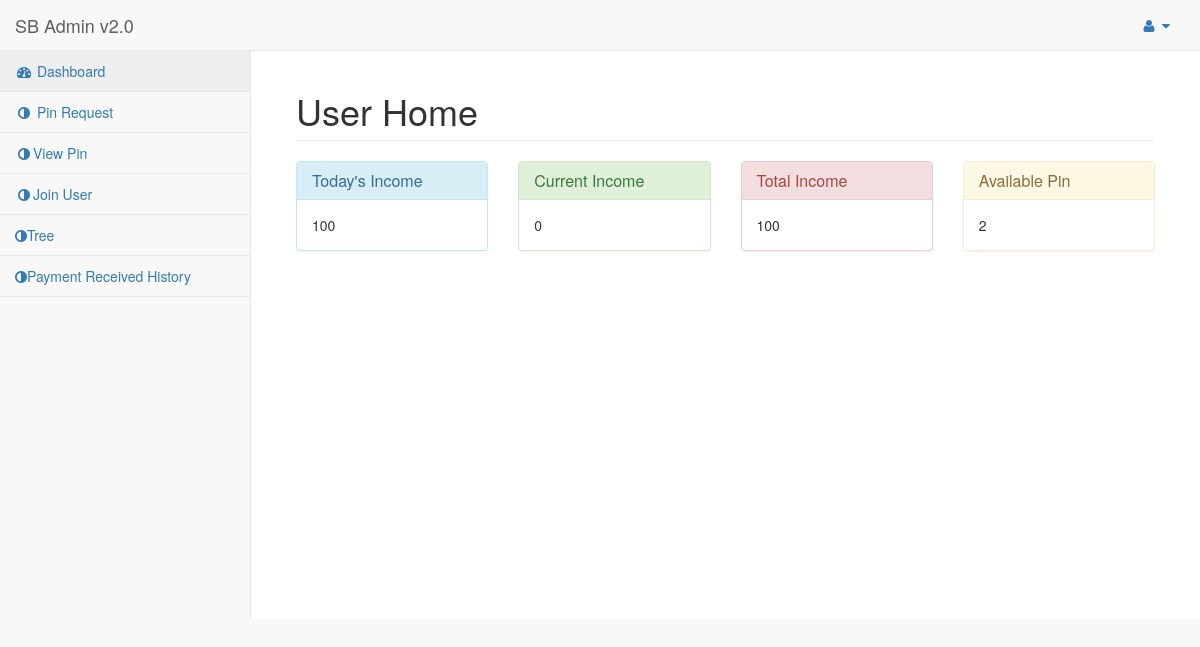
The page /home.php (signed in) on the database its author committed.
### tables this page shows
CREATE TABLE `income` (
  `id` int(11) NOT NULL,
  `userid` varchar(50) DEFAULT NULL,
  `day_bal` int(11) DEFAULT 0,
  `current_bal` int(11) DEFAULT 0,
  `total_bal` int(11) DEFAULT 0
);

### home.php (the view, shortened to what this page needs)
<?php
include('php-includes/connect.php');
$userid = $_SESSION['userid'];
?>
<!DOCTYPE html>
<html lang="en">
<head>
    <link href="vendor/bootstrap/css/bootstrap.min.css" rel="stylesheet">
    <link href="vendor/metisMenu/metisMenu.min.css" rel="stylesheet">
    <link href="dist/css/sb-admin-2.css" rel="stylesheet">
    <link href="vendor/font-awesome/css/font-awesome.min.css" rel="stylesheet" type="text/css">
</head>
<body>
    <div id="wrapper">
        <?php include('php-includes/menu.php'); ?>
        <div id="page-wrapper">
            <div class="container-fluid">
                <div class="row">
                    <div class="col-lg-12">
                        <h1 class="page-header">User Home</h1>
                    </div>
                </div>
                <div class="row">
                	 <?php
						$query = mysqli_query($con,"select * from income where userid='$userid'");
						$result = mysqli_fetch_array($query);
					?>
                	<div class="col-lg-3">
                    	<div class="panel panel-info">
                        	<div class="panel-heading">
                            	<h4 class="panel-title">Today's Income</h4>
                            </div>
                            <div class="panel-body">
                            	<?php
								echo $result['day_bal']
								?>
                            </div>
                        </div>
                    </div>
                    <div class="col-lg-3">
                    	<div class="panel panel-success">
                        	<div class="panel-heading">
                            	<h4 class="panel-title">Current Income</h4>
                            </div>
                            <div class="panel-body">
                            	<?php
								echo $result['current_bal']
								?>
                            </div>
                        </div>
                    </div>
                    <div class="col-lg-3">
                    	<div class="panel panel-danger">
                        	<div class="panel-heading">
                            	<h4 class="panel-title">Total Income</h4>
                            </div>
                            <div class="panel-body">
                            	<?php
								echo $result['total_bal']
								?>
                            </div>
                        </div>
                    </div>
                    <div class="col-lg-3">
                    	<div class="panel panel-warning">
                        	<div class="panel-heading">
                            	<h4 class="panel-title">Available Pin</h4>
                            </div>
                            <div class="panel-body">
                            	<?php
								echo  mysqli_num_rows(mysqli_query($con,"select * from pin_list where userid='$userid' and status='open'"));
								?>
                            </div>
                        </div>
                    </div>
                </div>
            </div>
        </div>
    </div>
</body>
</html>

### rows shown on the page
income: day_bal "100", current_bal "0", total_bal "100"
